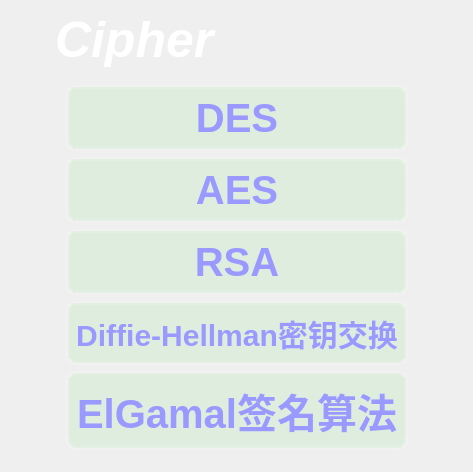
<?xml version="1.0" encoding="UTF-8"?>
<ui version="4.0">
 <class>MainWindow</class>
 <widget class="QMainWindow" name="MainWindow">
  <property name="geometry">
   <rect>
    <x>0</x>
    <y>0</y>
    <width>473</width>
    <height>398</height>
   </rect>
  </property>
  <property name="windowTitle">
   <string>MainWindow</string>
  </property>
  <property name="styleSheet">
   <string notr="true">background-image: url(:/new/prefix1/image/R-C.jpg);</string>
  </property>
  <widget class="QWidget" name="centralWidget">
   <layout class="QGridLayout" name="gridLayout">
    <item row="1" column="1">
     <widget class="QWidget" name="widget" native="true">
      <layout class="QVBoxLayout" name="verticalLayout">
       <item>
        <widget class="QPushButton" name="des">
         <property name="styleSheet">
          <string notr="true">QPushButton
{
background-color:rgba(100,225,100,30);
border-style:outset;
border-width:4px;
border-radius:10px;
border-color:rgba(255,255,255,30);
font:bold 10px;
color:#9999FF;
padding:6px;
font-size:40px
}
QPushButton:Pressed
{
background-color:rgba(100,255,100,200);
border-color:#7744FF;
border-style:inset;
color:#7744FF;
}
QPushButton:hover
{
background-color:rgba(100,255,100,100);
border-color:#7744FF;
color:white;
}</string>
         </property>
         <property name="text">
          <string>DES</string>
         </property>
        </widget>
       </item>
       <item>
        <widget class="QPushButton" name="pushButton_2">
         <property name="styleSheet">
          <string notr="true">QPushButton
{
background-color:rgba(100,225,100,30);
border-style:outset;
border-width:4px;
border-radius:10px;
border-color:rgba(255,255,255,30);
font:bold 10px;
color:#9999FF;
padding:6px;
font-size:40px
}
QPushButton:Pressed
{
background-color:rgba(100,255,100,200);
border-color:#7744FF;
border-style:inset;
color:#7744FF;
}
QPushButton:hover
{
background-color:rgba(100,255,100,100);
border-color:#7744FF;
color:white;
}</string>
         </property>
         <property name="text">
          <string>AES</string>
         </property>
        </widget>
       </item>
       <item>
        <widget class="QPushButton" name="pushButton_3">
         <property name="styleSheet">
          <string notr="true">QPushButton
{
background-color:rgba(100,225,100,30);
border-style:outset;
border-width:4px;
border-radius:10px;
border-color:rgba(255,255,255,30);
font:bold 10px;
color:#9999FF;
padding:6px;
font-size:40px
}
QPushButton:Pressed
{
background-color:rgba(100,255,100,200);
border-color:#7744FF;
border-style:inset;
color:#7744FF;
}
QPushButton:hover
{
background-color:rgba(100,255,100,100);
border-color:#7744FF;
color:white;
}</string>
         </property>
         <property name="text">
          <string>RSA</string>
         </property>
        </widget>
       </item>
       <item>
        <widget class="QPushButton" name="pushButton_4">
         <property name="styleSheet">
          <string notr="true">QPushButton
{
background-color:rgba(100,225,100,30);
border-style:outset;
border-width:4px;
border-radius:10px;
border-color:rgba(255,255,255,30);
font:bold 10px;
color:#9999FF;
padding:6px;
font-size:30px
}
QPushButton:Pressed
{
background-color:rgba(100,255,100,200);
border-color:#7744FF;
border-style:inset;
color:#7744FF;
}
QPushButton:hover
{
background-color:rgba(100,255,100,100);
border-color:#7744FF;
color:white;
}</string>
         </property>
         <property name="text">
          <string>Diffie-Hellman密钥交换</string>
         </property>
        </widget>
       </item>
       <item>
        <widget class="QPushButton" name="pushButton_5">
         <property name="styleSheet">
          <string notr="true">QPushButton
{
background-color:rgba(100,225,100,30);
border-style:outset;
border-width:4px;
border-radius:10px;
border-color:rgba(255,255,255,30);
font:bold 10px;
color:#9999FF;
padding:6px;
font-size:40px
}
QPushButton:Pressed
{
background-color:rgba(100,255,100,200);
border-color:#7744FF;
border-style:inset;
color:#7744FF;
}
QPushButton:hover
{
background-color:rgba(100,255,100,100);
border-color:#7744FF;
color:white;
}</string>
         </property>
         <property name="text">
          <string>ElGamal签名算法</string>
         </property>
        </widget>
       </item>
      </layout>
     </widget>
    </item>
    <item row="1" column="0">
     <spacer name="horizontalSpacer">
      <property name="orientation">
       <enum>Qt::Horizontal</enum>
      </property>
      <property name="sizeHint" stdset="0">
       <size>
        <width>40</width>
        <height>20</height>
       </size>
      </property>
     </spacer>
    </item>
    <item row="0" column="1">
     <widget class="QLabel" name="label">
      <property name="styleSheet">
       <string notr="true">font-family: &quot;Microsoft YaHei&quot;;

font-style: italic;
font-weight: bold;
color: white;
font: bold italic 18px &quot;Microsoft YaHei&quot;;
font-size:50px


</string>
      </property>
      <property name="text">
       <string>Cipher</string>
      </property>
     </widget>
    </item>
    <item row="1" column="2">
     <spacer name="horizontalSpacer_2">
      <property name="orientation">
       <enum>Qt::Horizontal</enum>
      </property>
      <property name="sizeHint" stdset="0">
       <size>
        <width>40</width>
        <height>20</height>
       </size>
      </property>
     </spacer>
    </item>
   </layout>
  </widget>
 </widget>
 <layoutdefault spacing="6" margin="11"/>
 <resources/>
 <connections/>
</ui>
